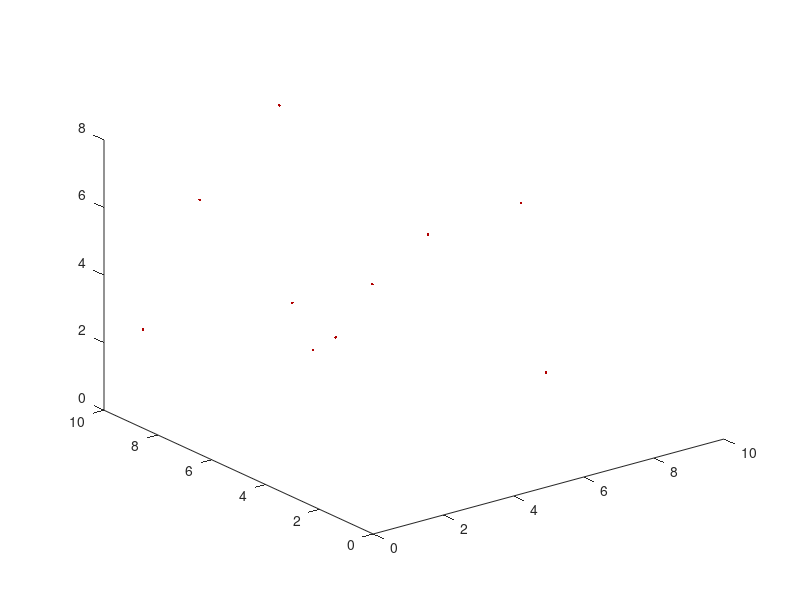

Here is the MATLAB script that generated this plot:
% Program Analyze an Image and Get color
%I = imread('yoo.png');
%imshow(I(:,:,3))

% Extracts the RGB of each pixel in the  image
%r = I(:,:,1);
%g = I(:,:,2);
%b = I(:,:,3);
%r = reshape(I(:,:,1),1,[]); %There should be away to easilt index throughout the matrix
%g = reshape(I(:,:,2),1,[]);
%b = reshape(I(:,:,3),1,[]);
%numofPixels = size(r);
figure;
n = 0;
%hold on
points = cell(1,50);
color = jet(50);
for i = 1:50
   %Getting a weird error with my loop
   
   n = n + 1;
   %disp(i)
   color_Plot = '.k';
 
   r = 10*rand(10);
   g = 10*rand(10);
   b = 10*rand(10);
   
   points{i} = [r, g, b];
  % hold on
   %figure(1);
 %  plot3(r(i),g(i),b(i), color_Plot); %%Plot only can do X,Y, no Z. 
   
end

figure;
for i = 1:50
    plot3(points{i}(:,1), points{i}(:,2), points{i}(:,3),'.','Color',color(i,:));
end
% Produces R(1.....n) I want to get like point_1  = r(1) g(1) b(1)
Pixel = struct;
RGB_vector = [r g b];
Pixel.rgb = RGB_vector;
%RGB_vector(1,1,1);
%RGB_vector(:,1)


% Call it by RGB_vector(
%Call RGB value for a pixel by
%figure
%plot3(r,g,b, '.')

